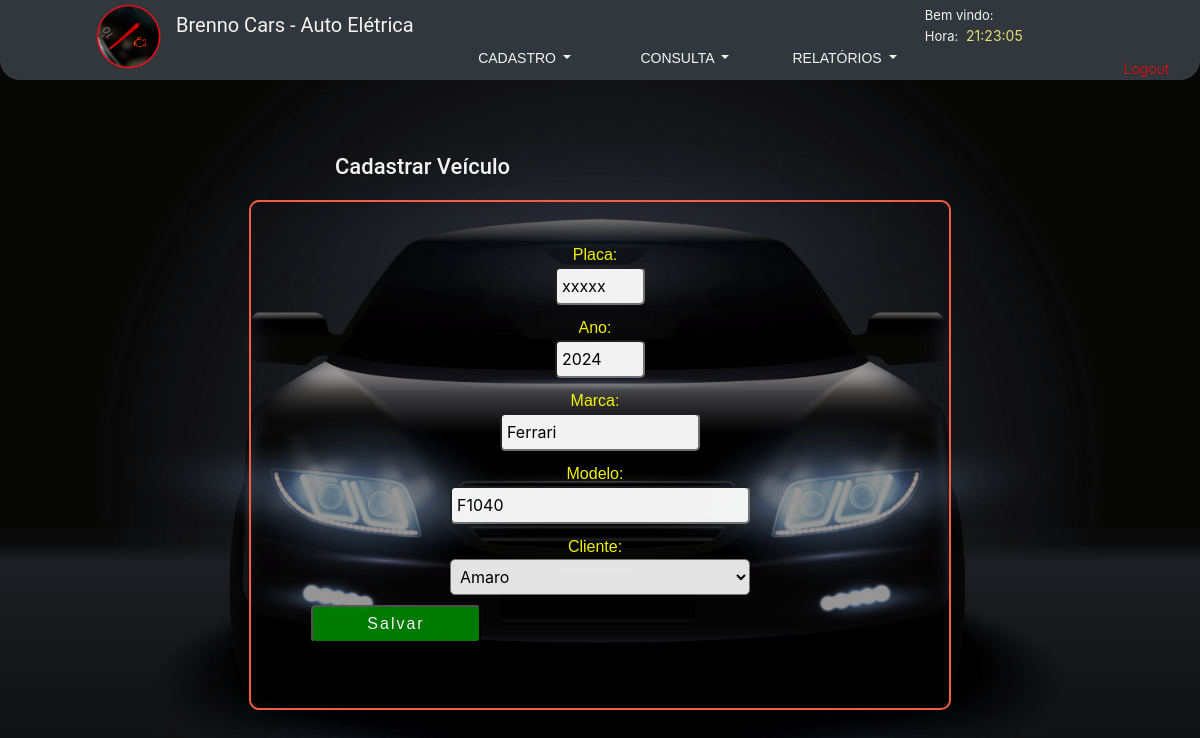
Page /edita_veiculo/5/ (signed in) on the committed database.
### clientesF/models.py (models this page shows, shortened)
class Veiculo(models.Model):
    data_cadastro = models.DateField(auto_now = True)
    hora_cadastro = models.TimeField(auto_now = True)
    cliente = models.ForeignKey(Cliente, on_delete = models.CASCADE, related_name = 'veiculos')
    marca = models.CharField(max_length=100)
    modelo = models.CharField(max_length=100)
    ano = models.IntegerField()
    placa = models.CharField(max_length=7, unique=True)

### clientesF/views.py (the view)
# urls.py: path('edita_veiculo/<int:pk>/', edita_veiculo, name='edita_veiculo'),
@login_required
def edita_veiculo(request, pk):
    veiculo = get_object_or_404(Veiculo, pk=pk)
    cliente_pk = veiculo.cliente.pk
    form = VeiculoForm(request.POST or None, instance=veiculo)
    if form.is_valid():
        form.save()
        return redirect('lista_veiculos')
    return render(request, 'clientesF/veiculo_form.html', {'form': form, 'pk': cliente_pk})

### clientesF/forms.py
class VeiculoForm(forms.ModelForm):
    class Meta:
        model = Veiculo
        fields = ['placa', 'ano', 'marca', 'modelo', 'cliente']
    cliente = forms.ModelChoiceField(queryset=Cliente.objects.all())

### clientesF/models.py (called while the page is built)
    def __str__(self):
        return self.nome

### clientesF/templatetags/tempo_atual.py (called while the page is built)
@register.simple_tag
def tempo_atual():
    return datetime.datetime.now().strftime('%H:%M:%S')

### templates/clientesF/veiculo_form.html (shortened to what this page needs)
{% extends 'base.html' %}
{% block content %}
  <h2>Cadastrar Veículo</h2>
  <form method="POST">
    {{ form.as_p }}
    <button class="Save" type="submit">Salvar</button>
  </form>
{% endblock %}

### clientesF/static/_css/BrennoCar/style.css (style rules this page uses)
@media screen and
    (max-width: 1920px) { * { margin: 0; padding: 0; box-sizing: border-box; } }
@media screen and
    (max-width: 1920px) { html, body { width: 100%; height: 100%; } }
@media screen and
    (max-width: 1920px) { body { background-repeat: no-repeat; background-image: url(../../_images/BrennoCar/Car_Headlights_resize.png); background-position: 50% 70px; background-size: contain; background-color: rgba(9,9,7, 1); opacity:95%; } }
@media screen and
    (max-width: 1920px) { p { justify-content: center; display: inline-grid; width: 100%; margin-bottom: 0; } }
@media screen and
    (max-width: 1920px) { label { justify-self: center; margin-bottom: 0; margin-right: 10px; font-size: 16px; font-family: Montserrat, Robot, Verdana, Geneva, Tahoma, sans-serif; color: yellow; } }
@media screen and
    (max-width: 1920px) { #id_ano, #id_placa { padding-left: 5px; width: 90px; } }
@media screen and
    (max-width: 1920px) { #id_marca { padding-left: 5px; width: 200px; } }
@media screen and
    (max-width: 1920px) { #id_modelo { padding-left: 5px; width: 300px; } }
@media screen and
    (max-width: 1920px) { #id_cliente { height: 36px; border-radius: 5px; padding-left: 5px; width: 300px; } }
@media screen and
    (max-width: 1920px) { h2 { margin-top: 50px; font-size: 22px; margin-left: 320px; position: absolute; font-family: Montserrat, Roboto, Verdana, Geneva, Tahoma, sans-serif; color: #FFFFFF; } }
@media screen and
    (max-width: 1920px) { .Save { font-weight: 500; letter-spacing: 2px; background-color: green; color: #FFFFFF; font-family: Montserrat, Robot, Verdana, Geneva, Tahoma, sans-serif; padding: 5px 5px; border-radius: 5px; width: 170px; margin-top: 10px; } }
@media screen and
    (max-width: 1920px) { form { margin-top: 96px; padding: 40px 60px; border-radius: 10px; border: 2px solid #FF6347; margin-left: 20%; width: 60%; height: 510px; } }
@media screen and
    (max-width: 1920px) { form input { margin-bottom: 10px; border-radius: 5px; padding: 5px; } }

### rows in the picture
Veiculo: placa "xxxxx", ano "2024", marca "Ferrari", modelo "F1040", cliente "Amaro"
